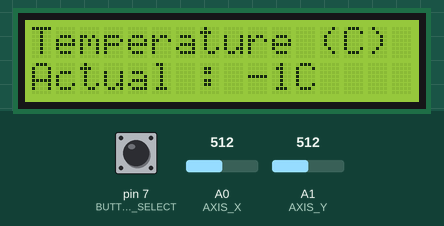
The sketch below on a simulated Arduino Uno, built with avr-gcc and run on an emulated ATmega328P. On the bench: 16×2 character LCD. The inputs (shaded band) are chosen by the test bench; at power-on: A0 (AXIS_X) = 512, pin 7 (BUTTON_SELECT) HIGH, A1 (AXIS_Y) = 512. What the sketch prints to the serial monitor is not drawn.

Above: at 1.2 s.
1.3 s: A0 (AXIS_X) set to 670
2.8 s: A0 (AXIS_X) set to 698
At 3.8 s:
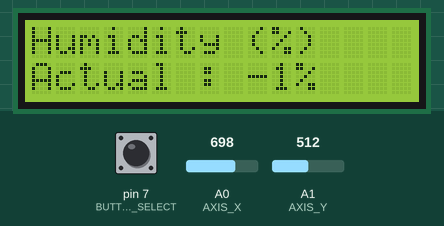
5.9 s: A0 (AXIS_X) set to 358
7.4 s: A0 (AXIS_X) set to 336
At 8.6 s:
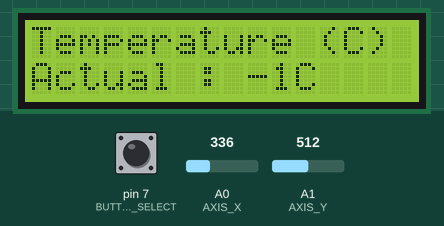
8.9 s: A0 (AXIS_X) set to 716
At 9.3 s:
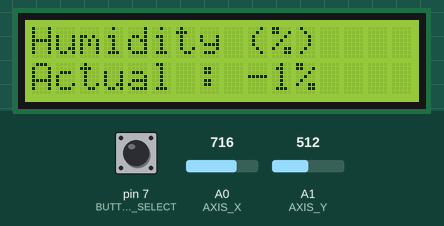
Timing chart, 0 to 11.4 s (numbered marks = the images above; inputs shaded):
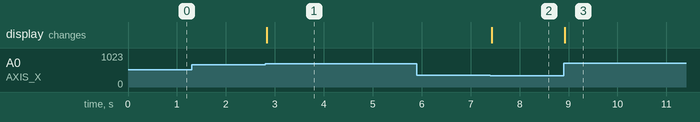

Measured:
- the behaviour switches between 680 and 681 on A0 (AXIS_X) (found by bisection; images 0 and 1)
- the behaviour switches between 344 and 343 on A0 (AXIS_X) (found by bisection; images 1 and 2)
- after the input at 1.3 s, every drawn part: stays the same
- after the input at 2.8 s, the display: changes at once (image 1)
- after the input at 5.9 s, every drawn part: stays the same
- after the input at 7.4 s, the display: changes at once (image 2)
- after the input at 8.9 s, the display: changes at once (image 3)

The sketch:

GardenMonitoring.ino
```cpp
#include <LiquidCrystal.h>
#include "src/Menu.h"

#define DELAY_MS 30
#define NB_MENU  3 // one for each inspection

/* INSPECTION INDEX*/
#define TEMPERATURE 0
#define HUMIDITY    1
#define LUMINOSITY  2

/* ELECTRONIC PIN */
#define BUTTON_SELECT 7
#define AXIS_X        A0
#define AXIS_Y        A1


/* ELECTRONICS CONSTANTS */
#define LCD_COL       16
#define LCD_ROW       2
#define AXIS_DEADZONE 0.33
#define AXIS_DEFAULT  512
#define AXIS_MIN      0
#define AXIS_MAX      1024

enum Axis_State
{
  Idle  = 0,
  Left  = 1,
  Right = 2,
  Up    = 3,
  Down  = 4
};


Axis_State axisState;

LiquidCrystal lcd(12, 11, 2, 3, 4, 5); //LCD SCREEN
Menu menus[NB_MENU];

char firstRow[LCD_COL]; // LCD SCREEN
char secondRow[LCD_COL]; // LCD SCREEN

int selectButtonState;
int indexNavigation;

bool enterSettingsMode;
bool nextAlarm;

/* put your setup code here, to run once:*/
void setup()
{
 /* Init components */
  Serial.begin(9600);
  pinMode(BUTTON_SELECT, INPUT_PULLUP);

  /* lcd */
  lcd.begin(LCD_COL, LCD_ROW);
  lcd.noBlink();
  lcd.noAutoscroll();
  DisplayOnLcd("LOADING", "");

/* LOAD & INIT EVERYTHINGS */

  axisState = Axis_State::Idle;
  selectButtonState = -1;

 /* Init menus */

  menus[TEMPERATURE] = Menu(new Inspection("Temperature", "C", InspectionType::Temperature));
  menus[HUMIDITY] = Menu(new Inspection("Humidity", "%", InspectionType::Humidity));
  menus[LUMINOSITY] = Menu(new Inspection("Luminosity", "Lux", InspectionType::Luminosity));

 /* init navigation */
  indexNavigation = 0;
  enterSettingsMode = false;
  nextAlarm = false;

  ChangeMenu();
  RefreshDisplay();
}

/*put your main code here, to run repeatedly: */
void loop()
{
  HandleJoystickInput();

  delay(DELAY_MS);
}

void HandleJoystickInput()
{
  bool state = digitalRead(BUTTON_SELECT);
  bool needRefresh = false;
  Axis_State axis = GetAxis();

  if (axis != axisState && axis != Axis_State::Idle)
  {
    switch (axis)
    {
      case Axis_State::Left:
        indexNavigation--;
        ChangeMenu();
        needRefresh = true;
      break;
      case Axis_State::Right:
        indexNavigation++;
        ChangeMenu();
        needRefresh = true;
      break;
      case Axis_State::Up:
        menus[indexNavigation].PreviousData();
        needRefresh = true;
      break;
      case Axis_State::Down:
        menus[indexNavigation].NextData();
        needRefresh = true;
      break;
    }

    if (needRefresh)
    {
      RefreshDisplay();
    }
  }

  if (state == LOW && state != selectButtonState)
  {
    Serial.println("ENTER SETTINGS MODE !");
  }

  selectButtonState = state;
  axisState = axis;
}

Axis_State GetAxis()
{
  int axis_x = analogRead(AXIS_X);
  int axis_y = analogRead(AXIS_Y);
  Axis_State state = Axis_State::Idle;

  if (axis_x < (AXIS_DEFAULT - (AXIS_DEFAULT * AXIS_DEADZONE)))
  {
    state = Axis_State::Left;
  }
  else if (axis_x > (AXIS_DEFAULT + (AXIS_DEFAULT * AXIS_DEADZONE)))
  {
    state = Axis_State::Right;
  }
  else if (axis_y < (AXIS_DEFAULT - (AXIS_DEFAULT * AXIS_DEADZONE)))
  {
    state = Axis_State::Up;
  }
  else if (axis_y > (AXIS_DEFAULT + (AXIS_DEFAULT * AXIS_DEADZONE)))
  {
    state = Axis_State::Down;
  }
  else
  {
    state = Axis_State::Idle;
  }

  return state;
}

/* LCD Related */
void DisplayOnLcd(const char* title, const char* desc)
{
  lcd.clear();

  // set cursor on first row then print
  lcd.setCursor(0,0);
  strncpy(firstRow, title, LCD_COL);
  lcd.print(firstRow);

  // set cursor on second row then print
  lcd.setCursor(0,1);
  strncpy(secondRow, desc, LCD_COL);
  lcd.print(secondRow);
}

void ChangeMenu()
{
  if (indexNavigation >= NB_MENU)
  {
    indexNavigation = 0;
  }
  else if (indexNavigation < 0)
  {
    indexNavigation = NB_MENU - 1;
  }

  menus[indexNavigation].ChangeData(0);
}

void RefreshDisplay()
{
  char* test1 = menus[indexNavigation].GetTitle();
  char* test2 = menus[indexNavigation].GetDesc();

  DisplayOnLcd(test1, test2);
}
```

Alarm.cpp
```cpp
#include <Arduino.h>
#include "Alarm.h"

Alarm::Alarm()
{

}
```

Alarm.h
```cpp
#ifndef Alarm_h
#define Alarm_h

class Alarm
{
  public:

    Alarm();

  private:
};

#endif
```

Data.h
```cpp
#ifndef Data_h
#define Data_h

#define NB_DATA    4
#define DATA_ARRAY 32
/* DATA INDEX */
#define ACTUAL  0
#define DAILY   1 // Average last 24h
#define WEEKLY  2 // Average last 7 days
#define MONTHLY 3 // Average last 30 days

enum Data_Type
{
  Actual      = 0,
  Current_Day = 1,
  LastWeek    = 2,
  LastMonth   = 3
};

struct Data
{
  public:
    const char* name;
    int         data[DATA_ARRAY] = {-1};
    Data_Type   type;
};


#endif
```

Inspection.cpp
```cpp
#include <Arduino.h>
#include "Inspection.h"

/*Constructor*/
Inspection::Inspection()
{
  /* Init default data */
  _storedData[ACTUAL].name = "Actual";
  _storedData[ACTUAL].type = Data_Type::Actual;

  _storedData[DAILY].name = "Daily";
  _storedData[DAILY].type = Data_Type::Current_Day;

  _storedData[WEEKLY].name = "Weekly";
  _storedData[WEEKLY].type = Data_Type::LastWeek;

  _storedData[MONTHLY].name = "Monthly";
  _storedData[MONTHLY].type = Data_Type::LastMonth;
}

Inspection::Inspection(const char* name, const char* unit, InspectionType type) : Inspection()
{
  Serial.println(name);
  /* Private properties */
  _name = name;
  _unitDisp = unit;
  _type = type;
}


/* Alarm Get & Set */
Alarm Inspection::GetAlarm(int index)
{
  if (index >= MAX_ALARMS) return Alarm();

  return _alarms[index];
}

bool Inspection::InsertAlarm(int index, Alarm alarm)
{
  if (index >= MAX_ALARMS) return false;

  _alarms[index] = alarm;
}

/* Data Get & Set*/
Data Inspection::GetData(int index)
{
  if (index >= NB_DATA) return Data();

  return _storedData[index];
}
bool Inspection::InsertData(int index, Data data)
{
  if (index >= NB_DATA) return false;

  _storedData[index] = data;
}

char* Inspection::GetName()
{
  return (char*)_name;
}

char* Inspection::GetUnit()
{
  return (char*)_unitDisp;
}

int Inspection::GetType()
{
  return _type;
}
```

Inspection.h
```cpp
#ifndef Inspection_h
#define Inspection_h

#include "Alarm.h"
#include "Data.h"

#define MAX_ALARMS 3

enum InspectionType
{
  Temperature = 0,
  Humidity    = 1,
  Luminosity  = 2
};

class Inspection
{
  public:
    Inspection();
    Inspection(const char* name, const char* unit, InspectionType type);

    Alarm GetAlarm(int index);
    bool InsertAlarm(int index, Alarm alarm);

    Data GetData(int index);
    bool InsertData(int index, Data data);

    char* GetName();
    char* GetUnit();
    int   GetType();

  private:

    const char*    _name;
    const char*    _unitDisp;
    InspectionType _type;
    Data           _storedData[NB_DATA];
    Alarm          _alarms[MAX_ALARMS];

};

#endif
```

Menu.cpp
```cpp
#include <Arduino.h>
#include "Menu.h"

/* CONSTRUCTOR */
Menu::Menu()
{
    _indexNavigation = -1;
    _indexAlarm;
    _isInAlarmModeConfiguration;
    _firstRow;
    _secondRow;
}
Menu::Menu(Inspection* insp) : Menu()
{
  _inspection = insp;
}

/* NAVIGATION */

/* Display the information */
void Menu::SetDisplay()
{
  Data data = _inspection->GetData(_indexNavigation);
  int dataResult = -1;

  // title
  snprintf(_firstRow, BUFFER_SIZE, "%s (%s)", _inspection->GetName(), _inspection->GetUnit());

  // data
  switch (_indexNavigation) {
  case ACTUAL:
    dataResult = data.data[0];
  default:
  int i = 0;
  int temp = 0;
    for (i = 0; i < DATA_ARRAY; i++)
    {
      if (data.data[i] < 0)
      {
        break;
      }

      temp += data.data[i];
    }

    dataResult = (temp > 0 && i > 0) ? temp/i : -1;
  break;
  }

  snprintf(_secondRow, BUFFER_SIZE, "%s : %d%s", data.name, dataResult, _inspection->GetUnit());
}

/* Change the data to display */
void Menu::ChangeData(int index)
{
  _indexNavigation = index;

  if (_indexNavigation >= NB_DATA)
  {
    _indexNavigation = 0;
  }
  else if (_indexNavigation < 0)
  {
    _indexNavigation = NB_DATA - 1;
  }

  SetDisplay();
}

void Menu::NextData()
{
  ChangeData(_indexNavigation + 1);
}


void Menu::PreviousData()
{
  ChangeData(_indexNavigation - 1);
}

/* Handle Alarm setup */
void Menu::ConfigureAlarm()
{

}

char* Menu::GetTitle()
{
  return _firstRow;
}

char* Menu::GetDesc()
{
  return _secondRow;
}
```

Menu.h
```cpp
#ifndef Menu_h
#define Menu_h

#include "Inspection.h"

#define BUFFER_SIZE 32

class Menu
{
  public:
    Menu();
    Menu(Inspection* insp);

    void ChangeData(int index);
    void NextData();
    void PreviousData();
    void ConfigureAlarm();
    char* GetTitle();
    char* GetDesc();
    void TEST();
  private:
    int         _indexNavigation;
    int         _indexAlarm;
    bool        _isInAlarmModeConfiguration;
    char       _firstRow[BUFFER_SIZE];
    char       _secondRow[BUFFER_SIZE];
    Inspection* _inspection;
    void SetDisplay();


};

#endif
```
